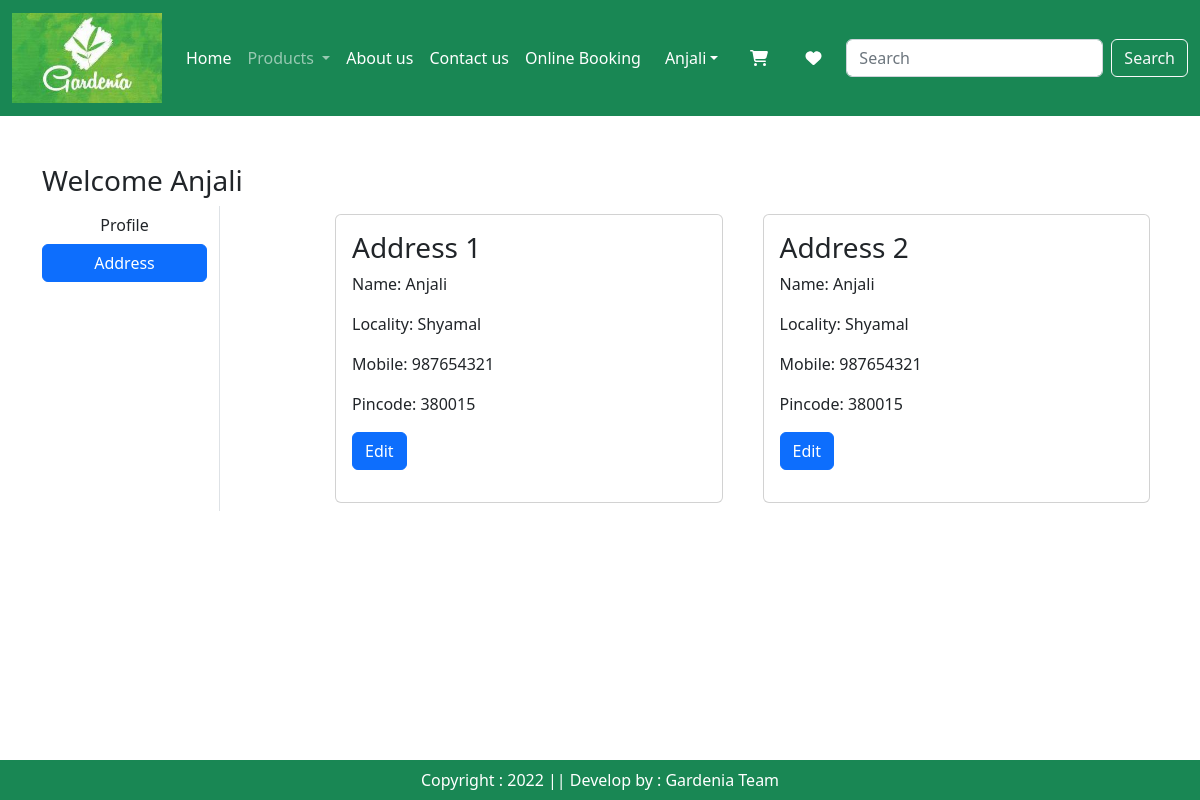
The app's page /address/ (signed in) with its own data.
### app/models.py (models this page shows, shortened)
class Customer(models.Model):
    user = models.ForeignKey(User,on_delete=models.CASCADE)
    alphaSpaces = RegexValidator(r'^[a-zA-Z]+$')
    name=models.TextField(max_length=200,validators=[alphaSpaces])
    locality = models.CharField(max_length=200)
    phone_regex=RegexValidator(regex=r'^\+?1?\d{10}$')
    mobile= models.CharField(validators=[phone_regex],max_length=11,blank=True)
    zip_regex=RegexValidator(regex=r'^\+?1?\d{6}$')
    zipcode = models.CharField(validators=[zip_regex],max_length=7,blank=True)

### app/views.py (the view)
# urls.py: path("address/",views.address,name='address'),
def address(request):
    add = Customer.objects.filter(user=request.user)
    totalitem=0
    wishitem=0
    if request.user.is_authenticated:
        totalitem = len(Cart.objects.filter(user=request.user))
        wishitem = len(Wishlist.objects.filter(user=request.user))
    return render(request,'app/address.html',locals())

### app/templates/app/address.html (shortened to what this page needs)
{% extends 'app/base.html' %}
{% load static %}
{% block main-content %}
<div class="container my-5">
    <div class="row">
        <h3>Welcome <span class="text-capitalize">{{request.user}}</span></h3>
        <div class="col-sm-2 border-end">
            <ul class="list-unstyled">
                <li class="d-grid"><a href="{% url 'profile' %}" class="btn">Profile</a></li>
                <li class="d-grid"><a href="{% url 'address' %}" class="btn btn-primary">Address</a></li>
            </ul>
        </div>
        <div class="col-sm-9 offset-sm-1">
            <div class="row">
                {% for ad in add %}
                <div class="col-sm-6">
                    <div class="card m-2">
                        <div class="card-body">
                            <h3>Address {{forloop.counter}}</h3>
                            <p>Name: {{ad.name}}</p>
                            <p>Locality: {{ad.locality}}</p>
                            <p>Mobile: {{ad.mobile}}</p>
                            <p>Pincode: {{ad.zipcode}}</p>
                            <p><a href="{% url 'updateAddress' pk=ad.id %}" type="button" class="btn btn-primary">Edit</a></p>
                        </div>
                    </div>
                </div>
                {% endfor %}
            </div>
        </div>
    </div>
</div>
{% endblock main-content %}

### app/templates/app/base.html (shortened to what this page needs)
<!DOCTYPE html>
{% load static %}
<html>
<head>
    <link href="http://cdn.jsdelivr.net/npm/bootstrap@5.2.3/dist/css/bootstrap.min.css" rel="stylesheet"
 />
    <link rel="stylesheet" href="{% static '../static/app/css/owl.carousel.min.css' %}" />
    <link rel="stylesheet" href="{% static '../static/app/css/all.min.css' %}" />
    <link rel="stylesheet" href="{% static '../static/app/css/style.css' %}" />
</head>
<body>
    <nav class="navbar navbar-expand-lg navbar-dark bg-success ">
        <div class="container-fluid">
            <a class="navbar-brand" href="#">
                <img src="{% static 'app/images/product/logo.jpg' %}" width="70" height="50" />
            </a>
            <div class="collapse navbar-collapse" id="navbarSupportedContent">
                <ul class="navbar-nav me-auto mb-lg-0">
                    {% if request.user.is_authenticated %}
                    <li class="nav-item">
                        <a class="nav-link active" aria-current="page" href="/">Home</a>
                    </li>
                    <li class="nav-item dropdown">
                        <a class="nav-link dropdown-toggle" href="#" role="button" data-bs-toggle="dropdown"
                            aria-expanded="false">
                            Products
                        </a>
                    </li>
                    <li class="nav-item">
                        <a class="nav-link text-white" href="{% url 'about' %}">About us</a>
                    </li>
                    <li class="nav-item">
                        <a class="nav-link text-white" href="{% url 'contact' %}">Contact us</a>
                    </li>
                    <li class="nav-item">
                        <a class="nav-link text-white" href="{% url 'booking' %}">Online Booking</a>
                    </li>
                    <li class="nav-item dropdown mx-2">
                        <a class="nav-link dropdown-toggle text-white" href="#" id="profileDropdown" role="button"
                            data-bs-toggle="dropdown" aria-expanded="false">{{request.user}}</a>
                    </li>
                    <li class="nav-item mx-2">
                        <a href="{% url 'showcart' %}" class="nav-link text-white">
                            <i class="fas fa-shopping-cart" ></i>
                        </a>
                    </li>
                    <li class="nav-item mx-2">
                        <a href="{% url 'show_wishlist' %}" class="nav-link text-white">  <i class="fa fa-heart" height="27" width="27"></i></a>
                    </li>
                    {% endif %}
                </ul>
                <form class="d-flex" role="search" action="/search">
                    <input class="form-control me-2" type="search" placeholder="Search" name="search" aria-label="Search">
                    <button class="btn btn-outline-light" type="submit">Search</button>
                </form>
            </div>
        </div>
    </nav>
    {% block main-content %}{% endblock main-content %}
    <footer class="fixed-bottom bg-success text-center text-white p-2 mt-5">
        Copyright : 2022 || Develop by : Gardenia Team
    </footer>
</body>
</html>

### app/static/app/css/style.css (style rules this page uses)
body { overflow-x: hidden; }
.navbar-brand img { width: 100%; height: auto; max-width: 150px; }

### records on screen
Customer: name "Anjali", locality "Shyamal", mobile "987654321", zipcode "380015"
Customer: name "Anjali", locality "Shyamal", mobile "987654321", zipcode "380015"

### other values on screen
{{ request.user }} "Anjali"
